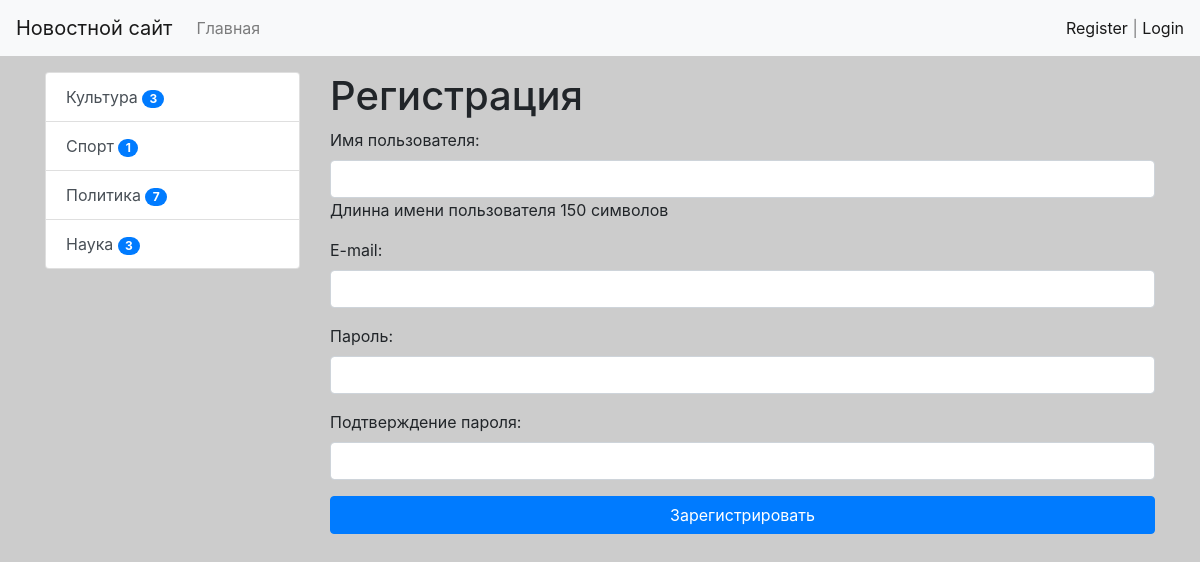
Screenshot of /register/ with the database file from the repository.
### news/models.py (models this page shows, shortened)
class Category(models.Model):
    title = models.CharField(max_length=150, db_index=True, verbose_name='Наименование категории')
    def get_absolute_url(self):
        return reverse('category', kwargs={'category_id': self.pk})
    class Meta:
        verbose_name = 'Категория'
        verbose_name_plural = 'Категории'
        ordering = ['title']

### news/views.py (the view)
# urls.py: path('register/', register, name='register'),
def register(request):
        if request.method == 'POST':
            form = UserRegisterForm(request.POST)
            if form.is_valid():
                user = form.save()
                login(request, user)
                messages.success(request, 'Вы успешно зарегистрировались')
                return redirect('home')
            else:
                messages.error(request, 'Ошибка регистрации')
        else:
            form = UserRegisterForm()
        return render(request, 'news/register.html', {"form": form})

### news/forms.py
class UserRegisterForm(UserCreationForm):
        username = forms.CharField(label='Имя пользователя', help_text='Длинна имени пользователя 150 символов', widget=forms.TextInput(attrs={"class": "form-control"}))
        email = forms.EmailField(label='E-mail', widget=forms.EmailInput(attrs={"class": "form-control"}))
        password1 = forms.CharField(label='Пароль', widget=forms.PasswordInput(attrs={"class": "form-control"}))
        password2 = forms.CharField(label='Подтверждение пароля', widget=forms.PasswordInput(attrs={"class": "form-control"}))
        class Meta:
                model = User
                fields = ('username', 'email', 'password1', 'password2')

### news/templatetags/news_tags.py (called while the page is built)
@register.inclusion_tag('news/list_categories.html')
def show_categories():
    categories = Category.objects.annotate(cnt=Count('get_news', filter=F('get_news__is_published'))).filter(cnt__gt=0)
    return {'categories': categories}

### news/templates/news/register.html (shortened to what this page needs)
{% extends 'base.html' %}
{% block sidebar %}
{% include 'inc/_sidebar.html' %}
{% endblock %}
{% block content %}
<H1>Регистрация</H1>
    <form method="post">
        {{ form.as_p }}
        <button type="submit" class="btn btn-primary btn-block">Зарегистрировать</button>
    </form>
{% endblock %}

### news/templates/news/list_categories.html
<div class="list-group">
        {% for item in categories%}
        <a href="{{ item.get_absolute_url}}" class="list-group-item list-group-item-action">{{  item.title }}
        <span class="badge badge-primary badge-pill"> {{item.cnt}}</span>
        </a>
        {% endfor %}
</div>

### news/static/css/style.css (style rules this page uses)
body { background-color: #ccc; }

### rows the page displays
Category: title "Культура", cnt "3"
Category: title "Спорт", cnt "1"
Category: title "Политика", cnt "7"
Category: title "Наука", cnt "3"
